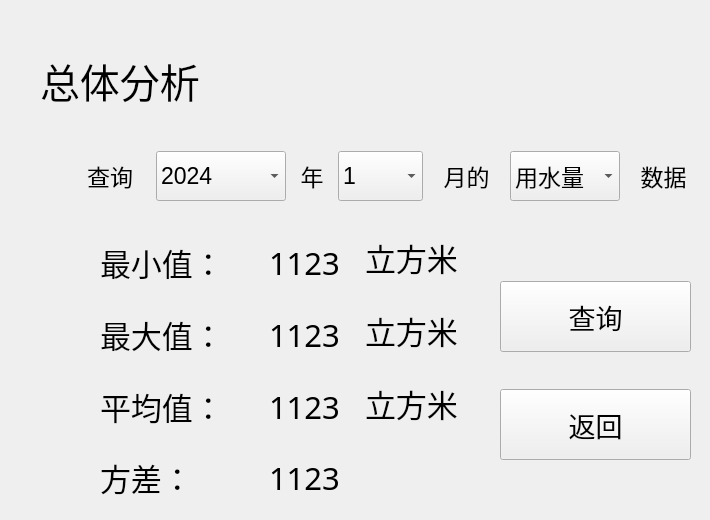
     <widget class="QWidget" name="AnalysisTotalPage">
      <widget class="QLabel" name="AnalysisTotalLabel">
       <property name="geometry">
        <rect>
         <x>40</x>
         <y>10</y>
         <width>261</width>
         <height>141</height>
        </rect>
       </property>
       <property name="font">
        <font>
         <pointsize>30</pointsize>
        </font>
       </property>
       <property name="text">
        <string>总体分析</string>
       </property>
      </widget>
      <widget class="QWidget" name="layoutWidget">
       <property name="geometry">
        <rect>
         <x>70</x>
         <y>150</y>
         <width>631</width>
         <height>52</height>
        </rect>
       </property>
       <layout class="QHBoxLayout" name="horizontalLayout_19">
        <item>
         <widget class="QLabel" name="AnalysisTotalMonthText1Label">
          <property name="minimumSize">
           <size>
            <width>0</width>
            <height>50</height>
           </size>
          </property>
          <property name="maximumSize">
           <size>
            <width>80</width>
            <height>50</height>
           </size>
          </property>
          <property name="font">
           <font>
            <pointsize>17</pointsize>
           </font>
          </property>
          <property name="text">
           <string>查询</string>
          </property>
          <property name="alignment">
           <set>Qt::AlignmentFlag::AlignCenter</set>
          </property>
         </widget>
        </item>
        <item>
         <widget class="QComboBox" name="AnalysisTotalMonth1Box">
          <property name="minimumSize">
           <size>
            <width>130</width>
            <height>50</height>
           </size>
          </property>
          <property name="maximumSize">
           <size>
            <width>150</width>
            <height>50</height>
           </size>
          </property>
          <property name="font">
           <font>
            <pointsize>17</pointsize>
           </font>
          </property>
          <item>
           <property name="text">
            <string>2024</string>
           </property>
          </item>
         </widget>
        </item>
        <item>
         <widget class="QLabel" name="AnalysisTotalMonthText2Label">
          <property name="minimumSize">
           <size>
            <width>0</width>
            <height>50</height>
           </size>
          </property>
          <property name="maximumSize">
           <size>
            <width>40</width>
            <height>50</height>
           </size>
          </property>
          <property name="font">
           <font>
            <pointsize>17</pointsize>
           </font>
          </property>
          <property name="text">
           <string>年</string>
          </property>
          <property name="alignment">
           <set>Qt::AlignmentFlag::AlignCenter</set>
          </property>
         </widget>
        </item>
        <item>
         <widget class="QComboBox" name="AnalysisTotalMonth2Box">
          <property name="minimumSize">
           <size>
            <width>80</width>
            <height>50</height>
           </size>
          </property>
          <property name="maximumSize">
           <size>
            <width>100</width>
            <height>50</height>
           </size>
          </property>
          <property name="font">
           <font>
            <pointsize>17</pointsize>
           </font>
          </property>
          <item>
           <property name="text">
            <string>1</string>
           </property>
          </item>
          <item>
           <property name="text">
            <string>2</string>
           </property>
          </item>
          <item>
           <property name="text">
            <string>3</string>
           </property>
          </item>
          <item>
           <property name="text">
            <string>4</string>
           </property>
          </item>
          <item>
           <property name="text">
            <string>5</string>
           </property>
          </item>
          <item>
           <property name="text">
            <string>6</string>
           </property>
          </item>
          <item>
           <property name="text">
            <string>7</string>
           </property>
          </item>
          <item>
           <property name="text">
            <string>8</string>
           </property>
          </item>
          <item>
           <property name="text">
            <string>9</string>
           </property>
          </item>
          <item>
           <property name="text">
            <string>10</string>
           </property>
          </item>
          <item>
           <property name="text">
            <string>11</string>
           </property>
          </item>
          <item>
           <property name="text">
            <string>12</string>
           </property>
          </item>
         </widget>
        </item>
        <item>
         <widget class="QLabel" name="AnalysisTotalMonthText3Label">
          <property name="minimumSize">
           <size>
            <width>0</width>
            <height>50</height>
           </size>
          </property>
          <property name="maximumSize">
           <size>
            <width>75</width>
            <height>50</height>
           </size>
          </property>
          <property name="font">
           <font>
            <pointsize>17</pointsize>
           </font>
          </property>
          <property name="text">
           <string>月的</string>
          </property>
          <property name="alignment">
           <set>Qt::AlignmentFlag::AlignCenter</set>
          </property>
         </widget>
        </item>
        <item>
         <widget class="QComboBox" name="AnalysisTotalAspectBox">
          <property name="minimumSize">
           <size>
            <width>110</width>
            <height>50</height>
           </size>
          </property>
          <property name="maximumSize">
           <size>
            <width>130</width>
            <height>50</height>
           </size>
          </property>
          <property name="font">
           <font>
            <pointsize>17</pointsize>
           </font>
          </property>
          <item>
           <property name="text">
            <string>用水量</string>
           </property>
          </item>
          <item>
           <property name="text">
            <string>用电量</string>
           </property>
          </item>
          <item>
           <property name="text">
            <string>用气量</string>
           </property>
          </item>
         </widget>
        </item>
        <item>
         <widget class="QLabel" name="AnalysisTotalMonthText3Label_2">
          <property name="minimumSize">
           <size>
            <width>0</width>
            <height>50</height>
           </size>
          </property>
          <property name="maximumSize">
           <size>
            <width>75</width>
            <height>50</height>
           </size>
          </property>
          <property name="font">
           <font>
            <pointsize>17</pointsize>
           </font>
          </property>
          <property name="text">
           <string>数据</string>
          </property>
          <property name="alignment">
           <set>Qt::AlignmentFlag::AlignCenter</set>
          </property>
         </widget>
        </item>
       </layout>
      </widget>
      <widget class="QWidget" name="layoutWidget">
       <property name="geometry">
        <rect>
         <x>100</x>
         <y>230</y>
         <width>331</width>
         <height>281</height>
        </rect>
       </property>
       <layout class="QHBoxLayout" name="horizontalLayout_20">
        <item>
         <layout class="QVBoxLayout" name="verticalLayout_12">
          <item>
           <widget class="QLabel" name="AnalysisTotalMinText1Label">
            <property name="font">
             <font>
              <family>幼圆</family>
              <pointsize>23</pointsize>
             </font>
            </property>
            <property name="text">
             <string>最小值：</string>
            </property>
            <property name="alignment">
             <set>Qt::AlignmentFlag::AlignLeading|Qt::AlignmentFlag::AlignLeft|Qt::AlignmentFlag::AlignVCenter</set>
            </property>
           </widget>
          </item>
          <item>
           <widget class="QLabel" name="AnalysisTotalMaxText1Label">
            <property name="font">
             <font>
              <family>幼圆</family>
              <pointsize>23</pointsize>
             </font>
            </property>
            <property name="text">
             <string>最大值：</string>
            </property>
            <property name="alignment">
             <set>Qt::AlignmentFlag::AlignLeading|Qt::AlignmentFlag::AlignLeft|Qt::AlignmentFlag::AlignVCenter</set>
            </property>
           </widget>
          </item>
          <item>
           <widget class="QLabel" name="AnalysisTotalAverText1Label">
            <property name="font">
             <font>
              <family>幼圆</family>
              <pointsize>23</pointsize>
             </font>
            </property>
            <property name="text">
             <string>平均值：</string>
            </property>
            <property name="alignment">
             <set>Qt::AlignmentFlag::AlignLeading|Qt::AlignmentFlag::AlignLeft|Qt::AlignmentFlag::AlignVCenter</set>
            </property>
           </widget>
          </item>
          <item>
           <widget class="QLabel" name="AnalysisTotalVariText1Label">
            <property name="font">
             <font>
              <family>幼圆</family>
              <pointsize>23</pointsize>
             </font>
            </property>
            <property name="text">
             <string>方差：</string>
            </property>
            <property name="alignment">
             <set>Qt::AlignmentFlag::AlignLeading|Qt::AlignmentFlag::AlignLeft|Qt::AlignmentFlag::AlignVCenter</set>
            </property>
           </widget>
          </item>
         </layout>
        </item>
        <item>
         <layout class="QVBoxLayout" name="verticalLayout_13">
          <item>
           <widget class="QLabel" name="AnalysisTotalMinDataLabel">
            <property name="font">
             <font>
              <family>幼圆</family>
              <pointsize>23</pointsize>
             </font>
            </property>
            <property name="text">
             <string>1123</string>
            </property>
            <property name="alignment">
             <set>Qt::AlignmentFlag::AlignLeading|Qt::AlignmentFlag::AlignLeft|Qt::AlignmentFlag::AlignVCenter</set>
            </property>
           </widget>
          </item>
          <item>
           <widget class="QLabel" name="AnalysisTotalMaxDataLabel">
            <property name="font">
             <font>
              <family>幼圆</family>
              <pointsize>23</pointsize>
             </font>
            </property>
            <property name="text">
             <string>1123</string>
            </property>
            <property name="alignment">
             <set>Qt::AlignmentFlag::AlignLeading|Qt::AlignmentFlag::AlignLeft|Qt::AlignmentFlag::AlignVCenter</set>
            </property>
           </widget>
          </item>
          <item>
           <widget class="QLabel" name="AnalysisTotalAverDataLabel">
            <property name="font">
             <font>
              <family>幼圆</family>
              <pointsize>23</pointsize>
             </font>
            </property>
            <property name="text">
             <string>1123</string>
            </property>
            <property name="alignment">
             <set>Qt::AlignmentFlag::AlignLeading|Qt::AlignmentFlag::AlignLeft|Qt::AlignmentFlag::AlignVCenter</set>
            </property>
           </widget>
          </item>
          <item>
           <widget class="QLabel" name="AnalysisTotalVariDataLabel">
            <property name="font">
             <font>
              <family>幼圆</family>
              <pointsize>23</pointsize>
             </font>
            </property>
            <property name="text">
             <string>1123</string>
            </property>
            <property name="alignment">
             <set>Qt::AlignmentFlag::AlignLeading|Qt::AlignmentFlag::AlignLeft|Qt::AlignmentFlag::AlignVCenter</set>
            </property>
           </widget>
          </item>
         </layout>
        </item>
       </layout>
      </widget>
      <widget class="QWidget" name="layoutWidget">
       <property name="geometry">
        <rect>
         <x>500</x>
         <y>250</y>
         <width>193</width>
         <height>241</height>
        </rect>
       </property>
       <layout class="QVBoxLayout" name="verticalLayout_14">
        <item>
         <widget class="QPushButton" name="AnalysisTotalFindButton">
          <property name="minimumSize">
           <size>
            <width>191</width>
            <height>71</height>
           </size>
          </property>
          <property name="maximumSize">
           <size>
            <width>191</width>
            <height>71</height>
           </size>
          </property>
          <property name="font">
           <font>
            <family>幼圆</family>
            <pointsize>20</pointsize>
           </font>
          </property>
          <property name="text">
           <string>查询</string>
          </property>
         </widget>
        </item>
        <item>
         <widget class="QPushButton" name="AnalysisTotalExitButton">
          <property name="minimumSize">
           <size>
            <width>191</width>
            <height>71</height>
           </size>
          </property>
          <property name="maximumSize">
           <size>
            <width>191</width>
            <height>71</height>
           </size>
          </property>
          <property name="font">
           <font>
            <family>幼圆</family>
            <pointsize>20</pointsize>
           </font>
          </property>
          <property name="text">
           <string>返回</string>
          </property>
         </widget>
        </item>
       </layout>
      </widget>
      <widget class="QWidget" name="layoutWidget">
       <property name="geometry">
        <rect>
         <x>365</x>
         <y>220</y>
         <width>141</width>
         <height>231</height>
        </rect>
       </property>
       <layout class="QVBoxLayout" name="verticalLayout_15">
        <property name="spacing">
         <number>0</number>
        </property>
        <property name="topMargin">
         <number>1</number>
        </property>
        <property name="bottomMargin">
         <number>11</number>
        </property>
        <item>
         <widget class="QLabel" name="AnalysisTotalMinText2Label">
          <property name="font">
           <font>
            <family>幼圆</family>
            <pointsize>23</pointsize>
           </font>
          </property>
          <property name="text">
           <string>立方米</string>
          </property>
          <property name="alignment">
           <set>Qt::AlignmentFlag::AlignLeading|Qt::AlignmentFlag::AlignLeft|Qt::AlignmentFlag::AlignVCenter</set>
          </property>
         </widget>
        </item>
        <item>
         <widget class="QLabel" name="AnalysisTotalMaxText2Label">
          <property name="font">
           <font>
            <family>幼圆</family>
            <pointsize>23</pointsize>
           </font>
          </property>
          <property name="text">
           <string>立方米</string>
          </property>
          <property name="alignment">
           <set>Qt::AlignmentFlag::AlignLeading|Qt::AlignmentFlag::AlignLeft|Qt::AlignmentFlag::AlignVCenter</set>
          </property>
         </widget>
        </item>
        <item>
         <widget class="QLabel" name="AnalysisTotalAverText2Label">
          <property name="font">
           <font>
            <family>幼圆</family>
            <pointsize>23</pointsize>
           </font>
          </property>
          <property name="text">
           <string>立方米</string>
          </property>
          <property name="alignment">
           <set>Qt::AlignmentFlag::AlignLeading|Qt::AlignmentFlag::AlignLeft|Qt::AlignmentFlag::AlignVCenter</set>
          </property>
         </widget>
        </item>
       </layout>
      </widget>
     </widget>
